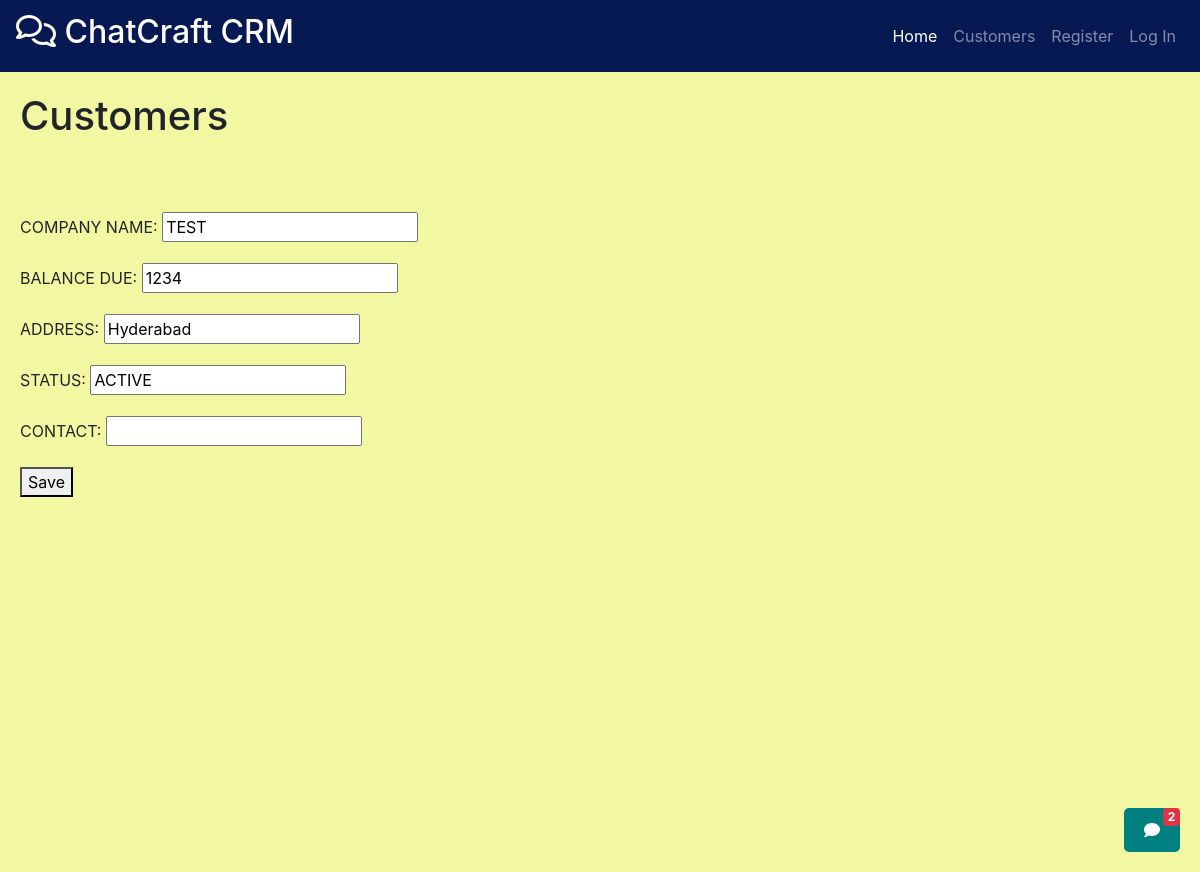
Page /customers/edit/1/ on the committed database.
### customers/models.py (models this page shows, shortened)
class Customer(models.Model):
    CUSTOMER_ID=models.AutoField(primary_key=True)
    COMPANY_NAME=models.CharField(max_length=35,unique=True)
    BALANCE_DUE=models.IntegerField(default=0,blank=True,null=True)
    ADDRESS = models.CharField(max_length=35,null=True,blank=True)
    STATUS = models.CharField(max_length=35,null=True,blank=True)
    CONTACT = models.CharField(max_length=10,null=True,blank=True)

### customers/views.py (the view)
# urls.py: path('edit/<int:customer_id>/',views.editCustomer),
@csrf_exempt
def editCustomer(request, customer_id):
    instance = get_object_or_404(Customer, pk=customer_id)
    if request.method == 'POST':
        form = CustomerForm(request.POST, instance=instance)
        if form.is_valid():
            form.save()
            return redirect('/customers/get/')
        else:
            error_json = form.errors.as_json()
            return HttpResponse(error_json, content_type='application/json')
    else:
        form = CustomerForm(instance=instance)
        return render(request, 'Customers/save_Customer.html', {'form': form, 'instance': instance})

### customers/forms.py (shortened to what this page needs)
class CustomerForm(forms.ModelForm):
    class Meta:
        model = Customer
        fields = ["COMPANY_NAME", "BALANCE_DUE", "ADDRESS", "STATUS", "CONTACT"]  # List the fields you want to edit

### customers/templates/Customers/save_Customer.html (shortened to what this page needs)
{% extends 'base.html' %}
{% block extra_nav %}
<li class="nav-item">
    <a class="nav-link" href="/customers/get/">Customers</a>
</li>
{% endblock %}
{% block content %}
<h1>Customers</h1>
<br><br><br>
<form method="post">
    {{ form.as_p }}
    <button type="submit">Save</button>
</form>
{% endblock %}

### rows in the picture
Customer: COMPANY_NAME "TEST", BALANCE_DUE "1234", ADDRESS "Hyderabad", STATUS "ACTIVE"
